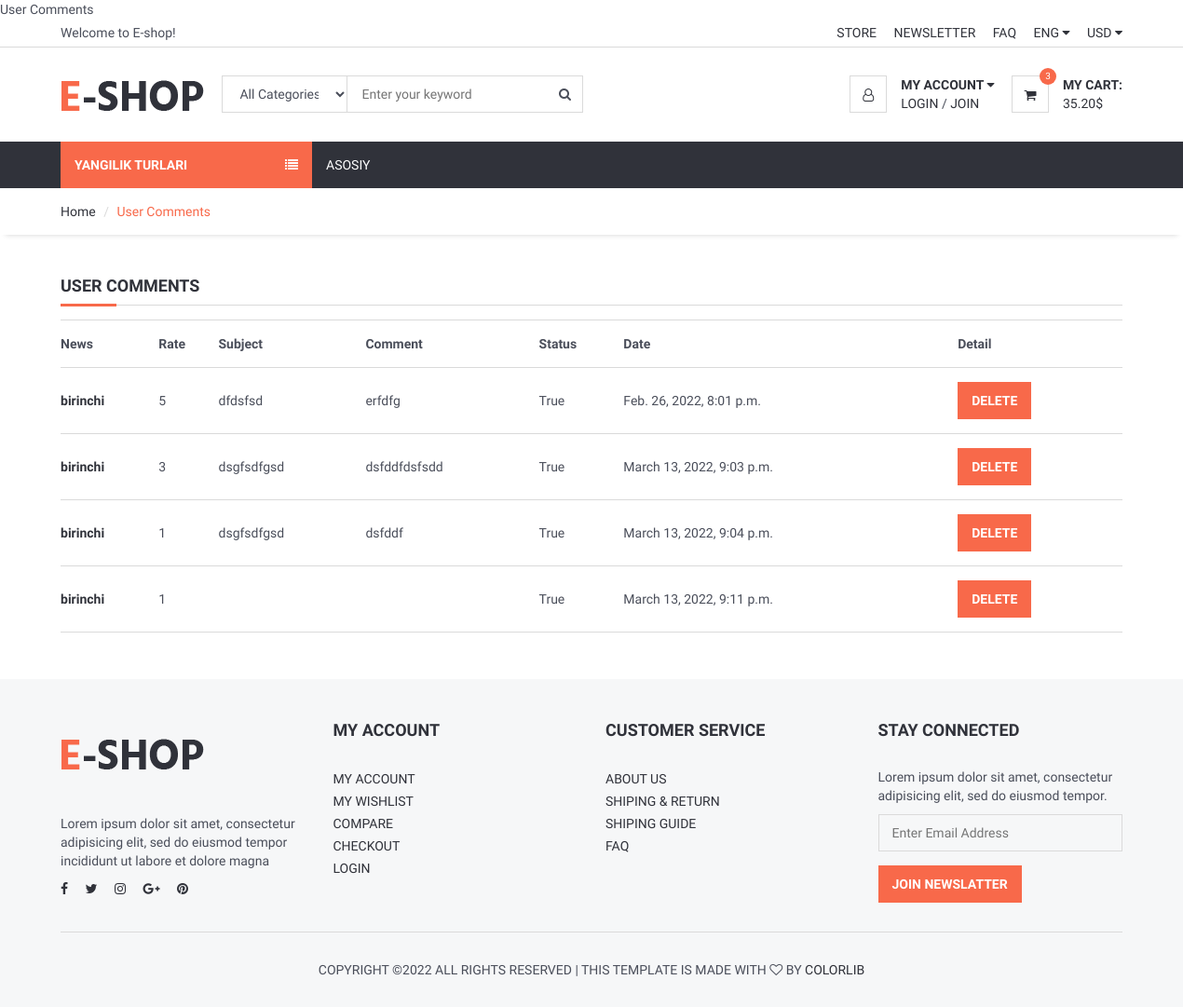
The page /comment/ (signed in) on the database its author committed.
### news/models.py (models this page shows, shortened)
class Comment(models.Model):
    STATUS = (
        ('True','Mavjud'),
        ('False','Mavjud emas'),
    )
    news = models.ForeignKey(News,on_delete=models.CASCADE)
    user = models.ForeignKey(User,on_delete=models.CASCADE)
    subject = models.CharField(max_length=55,blank=True)
    comment = models.CharField(max_length=255,blank=True)
    rate = models.IntegerField(default=1)
    ip = models.CharField(max_length=20,blank=True)
    status = models.CharField(max_length=10,choices=STATUS,default='True')
    create_at = models.DateTimeField(auto_now_add=True)
    update_at = models.DateTimeField(auto_now=True)

class News(models.Model):
    category = models.ForeignKey(Category,on_delete=models.CASCADE)
    title = models.CharField(max_length=255,blank=True)
    description = models.TextField(max_length=500,blank=True)
    keywords = models.CharField(max_length=255,blank=True)
    slug = models.SlugField(null=False,unique=True)
    image = models.ImageField(blank=True,upload_to='images/')
    author = models.CharField(max_length=255)
    create_at = models.DateTimeField(auto_now_add=True)
    update_at = models.DateTimeField(auto_now=True)
    def image_tag(self):
        return mark_safe('<img src="{}" height="50">'.format(self.image.url))
    image_tag.short_description = 'Image'

### news/views.py (the view)
# urls.py: path('comment/',views.user_comments,name='user_comment'),
def user_comments(request):
    current_user = request.user
    comments = Comment.objects.filter(user_id=current_user.id)
    context = {
        'comments':comments,
    }
    return render(request,'user_comments.html',context)

### news/Templates/user_comments.html (shortened to what this page needs)
{% extends 'base.html' %}
{% block sidebar %}{% include 'sidebar.html' %}{% endblock %}
{% block body %}
<div id="breadcrumb">
    <div class="container">
        <ul class="breadcrumb">
            <li><a href="/">Home</a></li>
            <li class="active">User Comments</li>
        </ul>
    </div>
</div>
<div class="section">
    <div class="container">
        <div class="row">
            <div class="col-md-12">
                <div class="section-title">
                    <h4 class="title">User Comments</h4>
                </div>
                <table class="shopping-cart-table table">
                    <tr>
                        <th class="text-left">News</th>
                        <th class="text-left">Rate</th>
                        <th class="text-left">Subject</th>
                        <th class="text-left">Comment</th>
                        <th class="text-left">Status</th>
                        <th class="text-left">Date</th>
                        <th class="text-left">Detail</th>
                    </tr>
                    {% for rs in comments %}
                        <tr>
                            <td class="text-left">
                                <a href="/news/{{rs.news.id}}/{{rs.news.slug}}">
                                    <strong>{{rs.news.title}}</strong>
                                </a>
                            </td>
                            <td class="text-left">{{rs.rate}}</td>
                            <td class="text-left">{{rs.subject}}</td>
                            <td class="text-left">{{rs.comment}}</td>
                            <td class="text-left">{{rs.status}}</td>
                            <td class="text-left">{{rs.create_at}}</td>
                            <td class="text-left">
                                <a class="primary-btn" href="/comment/deletecomment/{{rs.id}}" onclick="return confirm('Will be Delete! Are you sure?')">Delete</a>
                            </td>
                        </tr>
                    {% endfor %}
                </table>
            </div>
        </div>
    </div>
</div>
{% endblock %}
{% block foot %}{% include 'footer.html'%}{% endblock %}

### news/static/css/style.css (style rules this page uses)
body { font-family: 'Hind', sans-serif; color: #4A4E5A; overflow-x: hidden; }
h1, h2, h3, h4, h5, h6 { color: #30323A; margin: 0 0 10px; font-weight: 700; }
a { color: #30323A; -webkit-transition: 0.3s color; transition: 0.3s color; }
strong { color: #30323A; }
ul, ol { margin: 0; padding: 0; list-style: none }
.main-btn, .primary-btn { display: inline-block; padding: 10px 15px; text-transform: uppercase; font-weight: 700; border: none; -webkit-transition: 0.3s all; transition: 0.3s all; }
.primary-btn { color: #FFF; background-color: #F8694A; }
.section { padding-top: 30px; padding-bottom: 30px; }
.section-title { position: relative; margin-bottom: 15px; margin-top: 15px; border-bottom: 1px solid #DADADA; }
.section-title .title { display: inline-block; text-transform: uppercase; }
.section-title:after { content: ""; position: absolute; left: 0; bottom: -1.5px; height: 3px; width: 60px; background-color: #F8694A; }
#breadcrumb { -webkit-box-shadow: 0px 6px 6px -6px rgba(0, 0, 0, 0.175); box-shadow: 0px 6px 6px -6px rgba(0, 0, 0, 0.175); }
.breadcrumb { background-color: transparent; border: none; border-radius: 0px; padding: 15px 0px; margin: 0; }
.breadcrumb>.active { color: #F8694A; }
.breadcrumb>li+li:before { color: #DADADA; }
.shopping-cart-table>tbody>tr>td, .shopping-cart-table>tbody>tr>th, .shopping-cart-table>tfoot>tr>td, .shopping-cart-table>tfoot>tr>th, .shopping-cart-table>thead>tr>td, .shopping-cart-table>thead>tr>th { padding: 15px 0px; vertical-align: middle; border-top: 1px solid #DADADA; }
.shopping-cart-table>tbody>tr:last-child>td { border-bottom: 1px solid #DADADA; }

### rows shown on the page
Comment: news "birinchi", rate "5", subject "dfdsfsd", comment "erfdfg", status "True", create_at "Feb. 26, 2022, 8:01 p.m."
Comment: news "birinchi", rate "3", subject "dsgfsdfgsd", comment "dsfddfdsfsdd", status "True", create_at "March 13, 2022, 9:03 p.m."
Comment: news "birinchi", rate "1", subject "dsgfsdfgsd", comment "dsfddf", status "True", create_at "March 13, 2022, 9:04 p.m."
Comment: news "birinchi", rate "1", status "True", create_at "March 13, 2022, 9:11 p.m."
